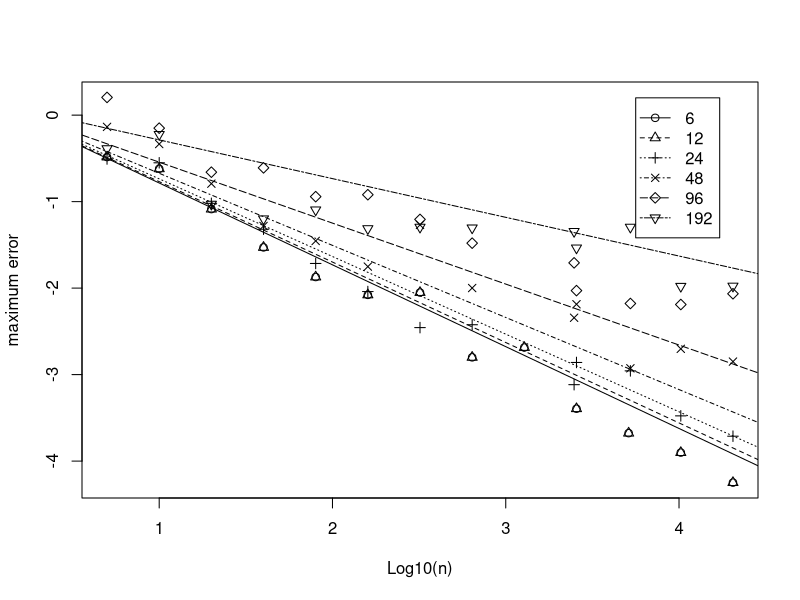

The R source for this figure:
# This code fits the data to a statistical model that is predictive
# of the accuracy of Saltelli's method. Thus, one can find a necessary
# n value to achieve the desire accuracy

setwd("~/Projects/varsens/") # Varsens project directory
setwd("varsens/profile/")    # Specific subdirectory in project


# This data is also for models where the dimensions are independent. What this
# says about dependent dimensions is not evaluated. I suspect that under
# dependency the accuracy improves, but this has not been tested.

#################################
# Data Loading
d6   <- read.csv('error-profile-dim6.csv'  , header=FALSE)  #   6 dimensional models
d12  <- read.csv('error-profile-dim12.csv' , header=FALSE)  #  12 dimensional models
d24  <- read.csv('error-profile-dim24.csv' , header=FALSE)  #  24 dimensional models
d48  <- read.csv('error-profile-dim48.csv' , header=FALSE)  #  48 dimensional models
d96  <- read.csv('error-profile-dim96.csv' , header=FALSE)  #  96 dimensional models
d192 <- read.csv('error-profile-dim192.csv', header=FALSE)  # 192 dimensional models

d6$dim   <-   6
d12$dim  <-  12
d24$dim  <-  24
d48$dim  <-  48
d96$dim  <-  96
d192$dim <- 196

data <- rbind(d6, d12, d24, d48, d96, d192)
colnames(data) <- c("n", "mu", "sd", "lci", "uci", "max", "dim")

#################################
# Transforms
data$log10N   <- log10(data$n)
data$log10sqrtMax <- log10(sqrt(data$max))  # Max is maximum observed error under 30 random runs
data$log10dim <- log10(data$dim)

model1 <- lm(log10sqrtMax ~ log10N*log10dim, data)
model2 <- lm(log10sqrtMax ~ log10N*dim, data)
summary(model1)
summary(model2)

data$interact <- data$dim * data$log10N
model3 <- lm(log10sqrtMax ~ log10N + interact, data)

#################################
# Plot Results
plot(data$log10N, data$log10sqrtMax, pch = as.numeric(factor(data$dim)), xlab="Log10(n)", ylab="maximum error")
legend(3.75, 0.2, c("6", "12", "24", "48", "96", "192"), pch=1:6, lty=1:6)

params <- coef(model3)
abline(params[1], params[2]+params[3]*6,   lty=1)
abline(params[1], params[2]+params[3]*12,  lty=2)
abline(params[1], params[2]+params[3]*24,  lty=3)
abline(params[1], params[2]+params[3]*48,  lty=4)
abline(params[1], params[2]+params[3]*96,  lty=5)
abline(params[1], params[2]+params[3]*192, lty=6)

# So for 197, n=10000, the predicted error is
# 
n <- 10000
d <- 197
10^(params[1] + (params[2] + params[3]*d)*log10(n) )

# Predicted accuracy at this is  0.02657896 . So anything below this is not trustable for an earm run.

n <- 10000
d <- 106
10^(params[1] + (params[2] + params[3]*d)*log10(n) )
